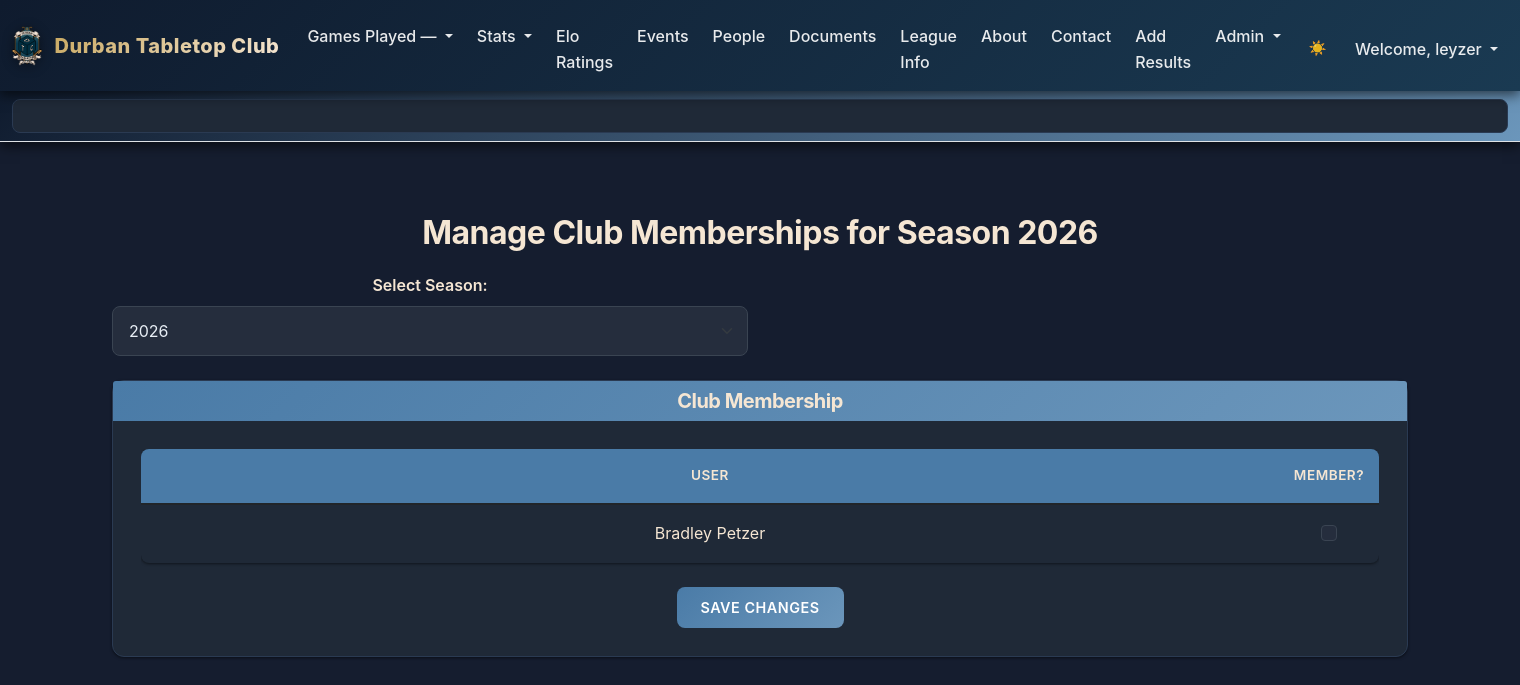
/manageMemberships (signed in), run on the app's committed database.
### tables this page shows
CREATE TABLE users (
    user_id        INTEGER PRIMARY KEY,
    email          TEXT NOT NULL UNIQUE,
    "user_name"   TEXT NOT NULL,
    password_hash  TEXT NOT NULL,
    is_active      INTEGER NOT NULL DEFAULT 1,
    created_at     TEXT NOT NULL DEFAULT (datetime('now'))
, "full_name" TEXT NOT NULL, is_provisional INTEGER DEFAULT 0);

CREATE TABLE seasons (
    season_id          INTEGER PRIMARY KEY,
    name               TEXT NOT NULL,           -- e.g., "2026 League"
    year               INTEGER NOT NULL,
    start_date         TEXT NOT NULL,           -- ISO date
    end_date           TEXT NOT NULL,
    status             TEXT NOT NULL DEFAULT 'active'  -- 'active', 'archived'
);

### routes/admin.py (the view)
@admin_bp.route("/manageMemberships", methods=["GET", "POST"])
@login_required
def manage_memberships():
    user_id = session["user_id"]
    if not is_admin(user_id):
        flash("You do not have permission to access this page.", "danger")
        return redirect("/")
    with sqlite3.connect("GPTLeague.db") as conn:
        conn.row_factory = sqlite3.Row
        cursor = conn.cursor()
        selected_year = request.args.get("season") or CURRENT_YEAR()
        season_row = cursor.execute("SELECT season_id FROM seasons WHERE year = ?", (selected_year,)).fetchone()
        if not season_row:
            flash("Season not found", "warning")
            return redirect(url_for("admin.manage_memberships"))
        season_id = season_row["season_id"]
        seasons = cursor.execute("SELECT season_id, year FROM seasons WHERE status IN ('active','archived') ORDER BY year DESC").fetchall()
        users = cursor.execute("""
            SELECT u.user_id, u.user_name, u.full_name,
                COALESCE(cm.is_member, 0) AS is_member
            FROM users u
            LEFT JOIN club_memberships cm
            ON cm.user_id = u.user_id AND cm.season_id = ?
            ORDER BY u.full_name
        """, (season_id,)).fetchall()
    return render_template("manageMemberships.html",
                            seasons=seasons,
                            selected_year=selected_year,
                            users=users)

### helpers.py (called while the page is built)
def login_required(f):
    @wraps(f)
    def decorated_function(*args, **kwargs):
        if session.get("user_id") is None:
            return redirect("/login")
        return f(*args, **kwargs)
    return decorated_function

def CURRENT_YEAR():
    try:
        with sqlite3.connect('GPTLeague.db') as connection:
            cursor = connection.cursor()
            year = cursor.execute("SELECT year FROM seasons ORDER BY year DESC LIMIT 1").fetchone()
            return year[0] if year else None
    except Exception as e:
        logger.error(f"Database error in CURRENT_YEAR: {str(e)}")
        return None

def is_admin(user_id):
    with sqlite3.connect("GPTLeague.db") as conn:
        conn.row_factory = sqlite3.Row
        cursor = conn.cursor()
        role = cursor.execute(
            "SELECT 1 FROM user_roles WHERE user_id = ? AND role = 'admin'",
            (user_id,)
        ).fetchone()
        return role is not None

### server.py (called while the page is built)
def inject_systems():
    with sqlite3.connect("GPTLeague.db") as conn:
        conn.row_factory = sqlite3.Row
        cursor = conn.cursor()
        systems_list = cursor.execute("SELECT system_id, system_name FROM systems").fetchall()
    return dict(systems=systems_list)

def inject_current_user():
    if 'user_id' in session:
        with sqlite3.connect("GPTLeague.db") as conn:
            conn.row_factory = sqlite3.Row
            cursor = conn.cursor()
            user = cursor.execute(
                "SELECT user_id, user_name FROM users WHERE user_id = ?",
                (session['user_id'],)
            ).fetchone()
            role = cursor.execute(
                "SELECT 1 FROM user_roles WHERE user_id = ? AND role = 'admin'",
                (session['user_id'],)
            ).fetchone()
        if user:
            return dict(current_user={
                "user_id": user["user_id"],
                "user_name": user["user_name"],
                "is_admin": role is not None
            })
    return dict(current_user=None)

### templates/manageMemberships.html (shortened to what this page needs)
{% extends "layout.html" %}
{% block main %}
<div class="container mt-4">
    <h2>Manage Club Memberships for Season {{ selected_year }}</h2>
    <form method="get" action="{{ url_for('admin.manage_memberships') }}" id="seasonForm" class="mb-4">
        <div class="row">
            <div class="col-md-6">
                <label for="season" class="form-label">Select Season:</label>
                <select name="season" id="season" class="form-select" onchange="this.form.submit()">
                    {% for season in seasons %}
                        <option value="{{ season[1] }}" {% if season[1] == selected_year %}selected{% endif %}>
                            {{ season[1] }}
                        </option>
                    {% endfor %}
                </select>
            </div>
        </div>
    </form>
    <div class="card">
        <div class="card-header bg-primary text-white">
            <h5 class="mb-0">Club Membership</h5>
        </div>
        <div class="card-body">
            <form method="post" action="{{ url_for('admin.manage_memberships') }}">
                <div class="table-responsive">
                    <table class="table table-hover">
                        <thead class="table-light">
                            <tr>
                                <th>User</th>
                                <th class="text-center" style="width: 100px;">Member?</th>
                            </tr>
                        </thead>
                        <tbody>
                            {% for user in users %}
                            <tr>
                                <td>{{ user[2] }}</td>
                                <td class="text-center">
                                    <input type="checkbox" name="members[]" value="{{ user[0] }}"
                                           {% if user[3] == 1 %}checked{% endif %} class="form-check-input">
                                </td>
                            </tr>
                            {% endfor %}
                        </tbody>
                    </table>
                </div>
                <button type="submit" class="btn btn-primary">Save Changes</button>
            </form>
        </div>
    </div>
</div>
{% endblock %}

### templates/layout.html (shortened to what this page needs)
<!DOCTYPE html>
<html lang="en">
<head>
  <link href="https://cdn.jsdelivr.net/npm/bootstrap@5.1.3/dist/css/bootstrap.min.css"
 rel="stylesheet">
  <link href="{{ url_for('static', filename='styles.css') }}" rel="stylesheet">
</head>
    <body>
        <nav class="navbar navbar-expand-md navbar-dark dtc-navbar">
            <div class="container-fluid">
                <a class="navbar-brand dtc-brand" href="/overall">
                    <img src="{{ url_for('static', filename='dtc_logo.png') }}" alt="DTC Logo" class="dtc-logo">
                    <span class="brand-text">Durban Tabletop Club</span>
                </a>
                <div class="collapse navbar-collapse" id="navbar">
                    {% if current_user%}
                        <ul class="navbar-nav ms-auto mt-2">
                            <li class="nav-item dropdown">
                                <a class="nav-link dropdown-toggle" href="#" id="systemDropdown" role="button"
                                data-bs-toggle="dropdown" aria-expanded="false">
                                Games Played — {{ system_name }}
                                </a>
                            </li>
                            <li class="nav-item dropdown">
                                <a class="nav-link dropdown-toggle" href="#" id="statsDropdown" role="button"
                                data-bs-toggle="dropdown" aria-expanded="false">
                                Stats
                                </a>
                            </li>
                            <li class="nav-item"><a class="nav-link" href="/elo_ratings">Elo Ratings</a></li>
                            <li class="nav-item"><a class="nav-link" href="{{ url_for('main.events') }}">Events</a></li>
                            <li class="nav-item"><a class="nav-link" href="{{ url_for('main.people') }}">People</a></li>
                            <li class="nav-item"><a class="nav-link" href="{{ url_for('main.documents') }}">Documents</a></li>
                            <li class="nav-item"><a class="nav-link" href="{{ url_for('main.league_formats') }}">League Info</a></li>
                            <li class="nav-item"><a class="nav-link" href="/about">About</a></li>
                            <li class="nav-item"><a class="nav-link" href="{{ url_for('main.contact') }}">Contact</a></li>
                            {% if current_user and current_user.is_admin %}
                                <li class="nav-item"><a class="nav-link" href="{{ url_for('leagues.league') }}">Add Results</a></li>
                                <li class="nav-item dropdown">
                                    <a class="nav-link dropdown-toggle" href="#" id="adminDropdown" role="button" data-bs-toggle="dropdown" aria-expanded="false">
                                        Admin
                                    </a>
                                </li>
                            {% endif %}
                        </ul>
                        <ul class="navbar-nav ms-auto mt-2">
                            <li class="nav-item">
                                <button class="nav-link btn btn-link dark-mode-toggle" type="button" aria-label="Toggle dark mode" style="border: none; background: none; padding: 0.5rem 0.75rem; color: rgba(255, 255, 255, 0.9);">
                                    <span class="theme-icon">🌙</span>
                                </button>
                            </li>
                            <li class="nav-item dropdown">
                                <a class="nav-link dropdown-toggle" href="#" id="userDropdown" role="button"
                                data-bs-toggle="dropdown" aria-expanded="false">
                                Welcome, {{ current_user['user_name'] }}
                                </a>
                            </li>
                        </ul>
                    {% endif %}
                </div>
            </div>
        </nav>
        {% block breadcrumbs %}
        <nav aria-label="breadcrumb" class="bg-light py-2 border-bottom">
            <div class="container-fluid">
                <ol class="breadcrumb mb-0">
                </ol>
            </div>
        </nav>
        {% endblock %}
        <main class="container-fluid py-5 text-center">
            {% block main %}{% endblock %}
        </main>
    </body>
</html>

### data on the page
users: user_name "leyzer", full_name "Bradley Petzer"
seasons: year "2026"

### other printed values
form field season "2026"
